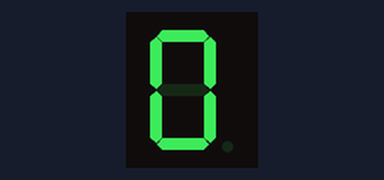
Simulated run of this sketch. Board: Arduino Uno, built with avr-gcc and run on an emulated ATmega328P. On the bench: 1-digit seven-segment display. Wiring (inferred from the names in the program): 1-digit 7-segment display, segments lit when HIGH: segments pin 3, pin 4, pin 5, pin 6, pin 7, pin 8, pin 9. The segment pins are drawn as the display they are named for.

Above: at 0.1 s.
At 10.1 s:
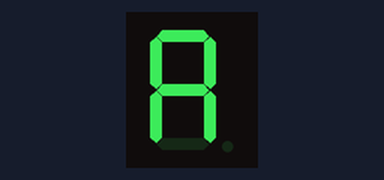
At 12.1 s:
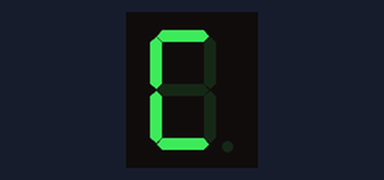
At 13.1 s:
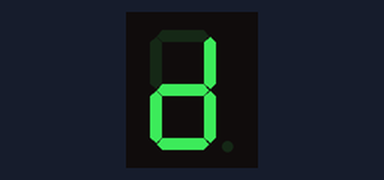
At 14.1 s:
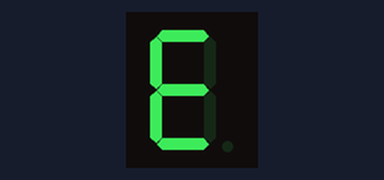
At 15.1 s:
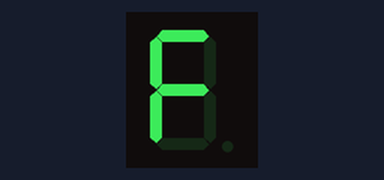

The sketch:

Tehtava4.ino
```cpp
// Määritellään jokaiselle segmentille oma digitaalipinni.
int a = 3, b = 4, c = 5, d = 6, e = 7, f = 8, g = 9;

// Määritellään 7kpl segmenttejä.
int segmentit[7] = {a, b, c, d, e, f, g};

// Arduinon oma setup -funktio, jossa määritellään digitaalipinnien tilat.
void setup() {
    for (int i = 0; i < 7; i++) {
      // Asetetaan kaikki aiemmin määrietyt pinnit tulostus-/ulostulotilaan.
      pinMode(segmentit[i], OUTPUT);
    }
}

// Määritellään käytettävät segmentit tulostettaville hex-digiteille.
// 0 = segmenttiä ei käytetä, digitin tulostamiseen.
int hexDigitit[16][7] = {	// 16 digittiä, käytetään max. 7 segmenttiä.
    {a, b, c, d, e, f, 0}, 	// Hex-digitti 0, Järjestysluku = 0
    {0, b, c, 0, 0, 0, 0}, 	// Hex-digitti 1, Järjestysluku = 1
    {a, b, 0, d, e, 0, g}, 	// Hex-digitti 2, Järjestysluku = 2
    {a, b, c, d, 0, 0, g}, 	// Hex-digitti 3, Järjestysluku = 3
    {0, b, c, 0, 0, f, g}, 	// Hex-digitti 4, Järjestysluku = 4
    {a, 0, c, d, 0, f, g}, 	// Hex-digitti 5, Järjestysluku = 5
    {a, 0, c, d, e, f, g}, 	// Hex-digitti 6, Järjestysluku = 6
    {a, b, c, 0, 0, 0, 0}, 	// Hex-digitti 7, Järjestysluku = 7
    {a, b, c, d, e, f, g}, 	// Hex-digitti 8, Järjestysluku = 8
    {a, b, c, d, 0, f, g},	// Hex-digitti 9, Järjestysluku = 9
    {a, b, c, 0, e, f, g}, 	// Hex-digitti A, Järjestysluku = 10
    {0, 0, c, d, e, f, g}, 	// Hex-digitti b, Järjestysluku = 11
    {a, 0, 0, d, e, f, 0}, 	// Hex-digitti C, Järjestysluku = 12
    {0, b, c, d, e, 0, g}, 	// Hex-digitti d, Järjestysluku = 13
    {a, 0, 0, d, e, f, g}, 	// Hex-digitti E, Järjestysluku = 14
    {a, 0, 0, 0, e, f, g}  	// Hex-digitti F, Järjestysluku = 15
};

// Funktio, joka tulostaa hex-digitit 0-9 ja A-F
void naytaDigitti(int digitinJarjestysluku) {
  // For -ilmukka toistaa koodin 16 kertaa (hexDigitit -taulukon rivimäärä).
    for (int i1 = 0; i1 < 16; i1++) {
      // Jos digitin järjestysluku on sama kuin for -silmukan inkrementin arvo, niin suoritetaan uusi for -silmukka
        if (digitinJarjestysluku == i1) {
          // For -ilmukka toistaa koodin 7 kertaa (segmenttien määrä).
            for (int i2 = 0; i2 < 7; i2++) {
              // Sytytetään digitin tulostamiseen tarvittavat segmentit
              // i1 = digitin järjestysluku (hexDigitit -taulukon rivi)
              // i2 = rivillä määritellyt segmentit a,b,c,d,e,f,g
                digitalWrite(hexDigitit[i1][i2], HIGH);
            }
        }
    }
}

// Funktio, joka sammuttaa kaikki 7 segmenttiä.
void sammuta() {
    for (int i = 0; i < 7; i++) {
        digitalWrite(segmentit[i], LOW);
    }
}

// Arduinon oma loop -funktio, jossa suoritetaan ohjelmakoodi.
void loop() {
    for (int i = 0; i < 16; i++) {
        naytaDigitti(i);
        delay(1000);
        sammuta();
    }
}
```

Measured:
- by itself, everything shown: repeats every 16.0 s, in 17 steps
- what the display in image 1 shows lasts 1.0 s, from 10.0 s to 11.0 s
